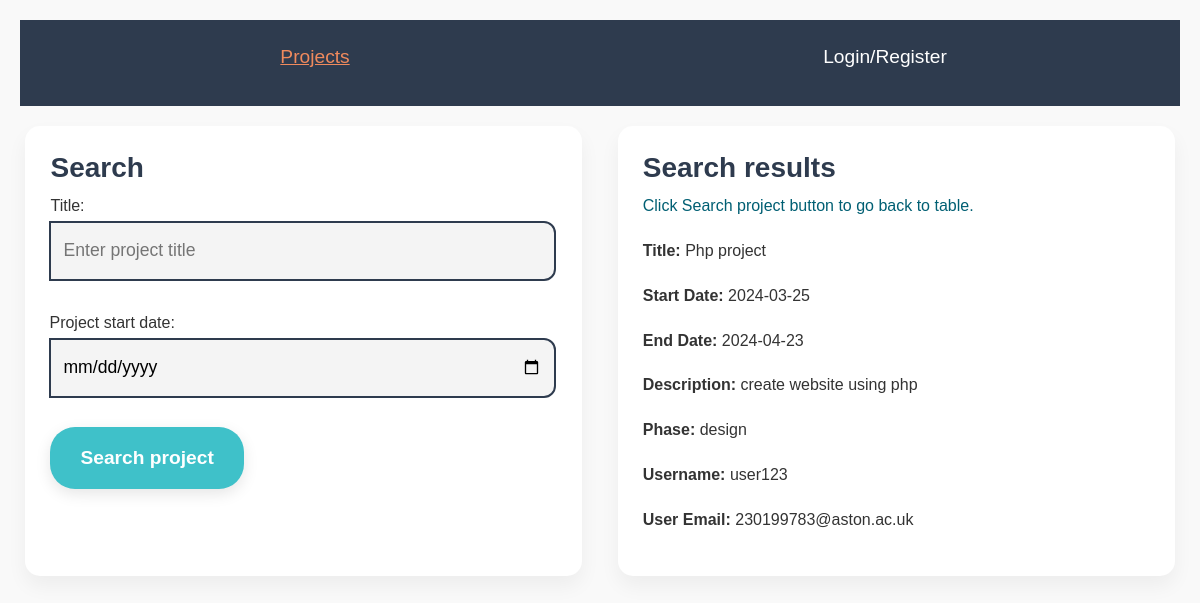
Page /project.php?id=3 on the committed database.
### tables this page shows
CREATE TABLE `projects` (
  `pid` int(10) UNSIGNED NOT NULL,
  `title` varchar(100) NOT NULL,
  `start_date` date DEFAULT NULL,
  `end_date` date DEFAULT NULL,
  `phase` enum('design','development','testing','deployment','complete') DEFAULT NULL,
  `description` varchar(500) DEFAULT NULL,
  `uid` int(10) UNSIGNED NOT NULL
);

CREATE TABLE `users` (
  `uid` int(10) UNSIGNED NOT NULL,
  `username` varchar(255) NOT NULL,
  `password` varchar(255) NOT NULL,
  `email` varchar(255) NOT NULL
);

### project.php (the view, shortened to what this page needs)
<!DOCTYPE html>
<html lang="en">
	<head>
		<link rel="stylesheet" href="https://cdn.jsdelivr.net/npm/bootstrap@5.1.1/dist/css/bootstrap.min.css" />
		<link rel="stylesheet" type="text/css" href="css/style.css">
	</head>
	<body>
		<header id="main-header">
			<nav>
				<ul>
					<li><a class="reactive" href="">Projects</a></li>
					<li><a href="login.php">Login/Register</a></li>
				</ul>
			</nav>
		</header>
		<main>
			<section class=boxes>
				<section id="left">
					<h3>Search</h3>
					<form method="post" action="project.php">
						<section class="input-group">
							<label>Title:</label>
							<input name="title" type="text" placeholder="Enter project title" >
						</section><br>
						<section class="input-group">
							<br><label for="sDate">Project start date:</label>
							<input type="date" name="sDate" >
						</section><br>
						<button type="submit" value="Search project">Search project</button><br><br>
					</form>
				</section>
				<section id="right">
					<h3>Search results</h3>
					<?php
						if (isset($_POST['submitted'])){
							require_once ('connectdb.php');
							$title = isset($_POST['title']) ? $_POST['title'] : '';
							$sdate = isset($_POST['sDate']) ? $_POST['sDate'] : '';
							if(!($title) && !($sdate)){
								unset($_POST['submitted']);
								header("Location:project.php");
							}
							if ($title && $sdate) {
								try {
									$query = "SELECT * FROM projects WHERE title LIKE CONCAT('%', ?, '%') AND start_date = ?";
									$statement = $db->prepare($query);
									$statement->execute(array($title, $sdate));
									$rows = $statement->fetchAll(PDO::FETCH_ASSOC);
									if ($rows) {
										?>
										<table cellspacing="0" cellpadding="5" id="myTable">
											<tr>
												<th align='left'><b>Project name</b></th>
												<th align='left'><b>Start Date</b></th>
												<th align='left'><b>Description</b></th>
											</tr>
											<?php
											foreach ($rows as $row) {
												echo "<tr onclick=\"window.location='project.php?id=" . $row['pid'] . "'\">";
												echo "<td align='left'>" . $row['title'] . "</td>";
												echo "<td align='left'>" . $row['start_date'] . "</td>";
												echo "<td align='left'>" . $row['description'] . "</td>";
												echo "</tr>\n";
											}
										echo "<p style='color:#005f73;'>Click on a project to show full project details.</p>";
										echo '</table>';
									}
									else {
										echo"<p style='color:#005f73;'>Click Search project button to go back to table.</p>";
										echo "<p>No projects in the list.</p>\n";
									}
								} catch (PDOException $ex) {
									echo "<p style='color:red'>Failed to execute the query: " . $ex->getMessage() . "</p>\n";
								}
							}
							if ($title && !($sdate)) {
								try {
									$query = "SELECT * FROM projects WHERE title LIKE CONCAT('%', ?, '%') ";
									$statement = $db->prepare($query);
									$statement->execute(array($title));
									$rows = $statement->fetchAll(PDO::FETCH_ASSOC);
									if ($rows) {
										?>
										<table cellspacing="0" cellpadding="5" id="myTable">
											<tr>
												<th align='left'><b>Project name</b></th>
												<th align='left'><b>Start Date</b></th>
												<th align='left'><b>Description</b></th>
											</tr>
											<?php
											foreach ($rows as $row) {
												echo "<tr onclick=\"window.location='project.php?id=" . $row['pid'] . "'\">";
												echo "<td align='left'>" . $row['title'] . "</td>";
												echo "<td align='left'>" . $row['start_date'] . "</td>";
												echo "<td align='left'>" . $row['description'] . "</td>";
												echo "</tr>\n";
											}
										echo "<p style='color:#005f73;'>Click on a project to show full project details.</p>";
										echo '</table>';
									}
									else {
										echo"<p style='color:#005f73;'>Click Search project button to go back to table.</p>";
										echo "<p>No projects in the list.</p>\n";
									}
								} catch (PDOException $ex) {
									echo "<p style='color:red'>Failed to execute the query: " . $ex->getMessage() . "</p>\n";
								}
							}
							if (!($title) && $sdate) {
								try {
									$query = "SELECT * FROM projects WHERE start_date = ?";
									$statement = $db->prepare($query);
									$statement->execute(array($sdate));
									$rows = $statement->fetchAll(PDO::FETCH_ASSOC);
									if ($rows) {
										?>
										<table cellspacing="0" cellpadding="5" id="myTable">
											<tr>
												<th align='left'><b>Project name</b></th>
												<th align='left'><b>Start Date</b></th>
												<th align='left'><b>Description</b></th>
											</tr>
											<?php
											foreach ($rows as $row) {
												echo "<tr onclick=\"window.location='project.php?id=" . $row['pid'] . "'\">";
												echo "<td align='left'>" . $row['title'] . "</td>";
												echo "<td align='left'>" . $row['start_date'] . "</td>";
												echo "<td align='left'>" . $row['description'] . "</td>";
												echo "</tr>\n";
											}
										echo "<p style='color:#005f73;'>Click on a project to show full project details.</p>";
										echo '</table>';
									}
									else {
										echo"<p style='color:#005f73;'>Click Search project button to go back to table.</p>";
										echo "<p>No projects in the list.</p>\n";
									}
								} catch (PDOException $ex) {
									echo "<p style='color:red'>Failed to execute the query: " . $ex->getMessage() . "</p>\n";
								}
							}
						}
						elseif(isset($_GET['id'])) {
							$project_id = $_GET['id'];
							require_once('connectdb.php');
							$query="SELECT *  FROM projects WHERE projects.pid = ?";
							$statement=$db->prepare($query);
							$statement->execute(array($project_id));
							$project_details=$statement->fetch(PDO::FETCH_ASSOC);
							$query2 = "SELECT users.username, users.email FROM projects INNER JOIN users ON projects.uid = users.uid WHERE projects.pid = ?";
							$statement2 = $db->prepare($query2);
							$statement2->execute(array($project_id));
							$user_details = $statement2->fetch(PDO::FETCH_ASSOC);
							echo"<p style='color:#005f73;'>Click Search project button to go back to table.</p>";
							echo "<p><b>Title:</b> " . $project_details['title'] . "</p>";
							echo "<p><b>Start Date:</b> " . $project_details['start_date'] . "</p>";
							echo "<p><b>End Date:</b> " . $project_details['end_date'] . "</p>";
							echo "<p><b>Description:</b> " . $project_details['description'] . "</p>";
							echo "<p><b>Phase:</b> " . $project_details['phase'] . "</p>";
							echo "<p><b>Username:</b> " . $user_details['username'] . "</p>";
							echo "<p><b>User Email:</b> " . $user_details['email'] . "</p>";
						}
					?>
				</section>
			</section>
		</main>
	</body>
</html>

### css/style.css (style rules this page uses)
body { font-family: 'Poppins', sans-serif; background: #f9f9f9; line-height: 1.8; margin: 0; padding: 20px; color: #333333; }
#main-header nav { background: #2e3b4e; color: #ffffff; padding: 15px 10px; }
#main-header ul { list-style: none; padding: 0; display: flex; justify-content: space-between; align-items: center; }
#main-header ul li { padding-top: 5px; flex:1; text-align: center; font-size: 1.2rem; }
#main-header ul li a { color: #ffffff; text-decoration: none; transition: color 0.3s ease; }
#main-header ul li a.reactive { color: #f08a5d; text-decoration: underline; }
h1, h2, h3, h6 { color: #2e3b4e; font-weight: 700; }
.boxes { display: flex; flex-wrap: wrap; gap: 30px; justify-content: space-evenly; padding-bottom: 20px; }
#left, #right { flex-basis: 48%; background: #ffffff; padding: 25px; margin-top: 20px; border-radius: 15px; box-shadow: 0 10px 20px rgba(0, 0, 0, 0.05); transition: transform 0.3s ease, box-shadow 0.3s ease; }
.input-group { flex-basis: 48%; }
.input-group input[type='text'], .input-group input[type='email'], .input-group input[type='date'], .input-group input[type='password'], textarea { width: 100%; border: 2px solid #2e3b4e; border-radius: 12px; padding: 12px; font-size: 1.1rem; background: #f4f4f4; transition: border-color 0.3s ease; }
button[type='submit'] { background-color: #3fc1c9; color: #ffffff; padding: 14px 30px; border: none; cursor: pointer; border-radius: 25px; font-size: 1.2rem; font-weight: bold; box-shadow: 0 5px 15px rgba(0, 0, 0, 0.1); transition: background-color 0.3s ease, transform 0.2s ease; }

### rows in the picture
projects: title "Php project", start_date "2024-03-25", end_date "2024-04-23", description "create website using php", phase "design"
users: username "user123", email "230199783@aston.ac.uk"
